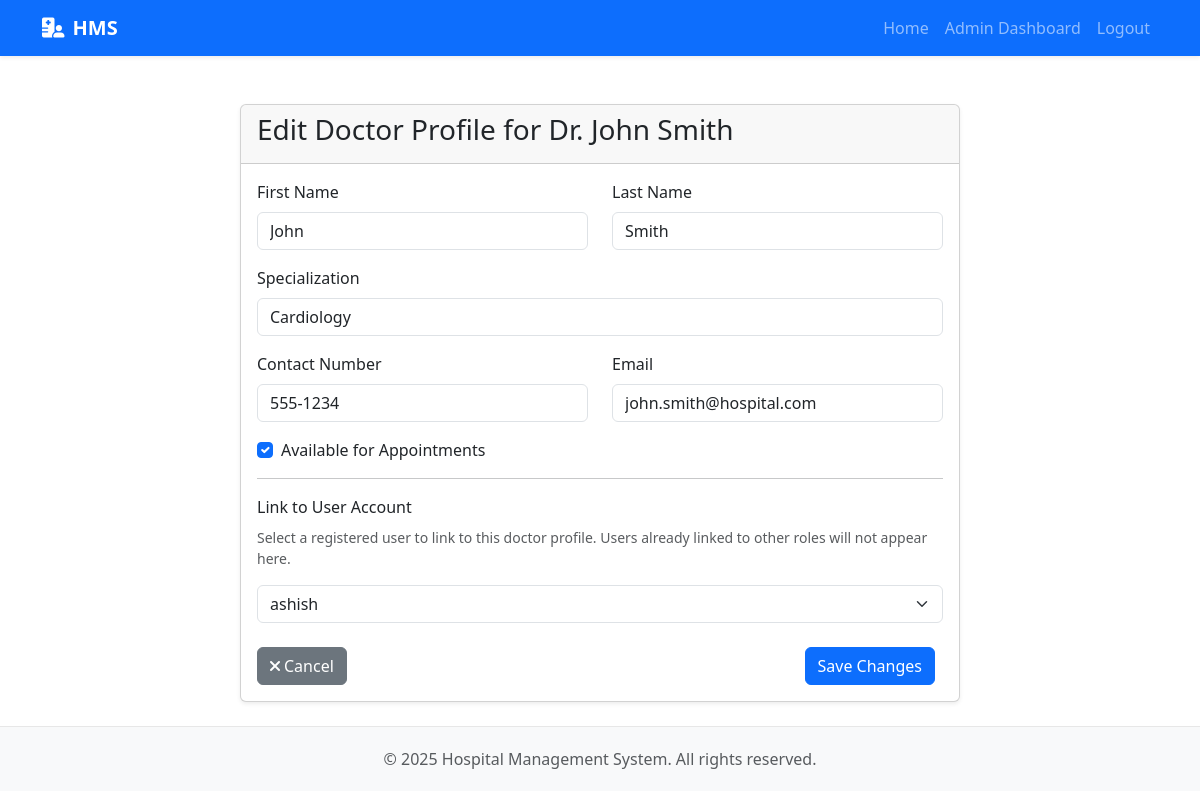
/admin/doctor/edit/1 (signed in), run on the app's committed database.
### app/models.py (models this page shows, shortened)
class Doctor(db.Model):
    id = db.Column(db.Integer, primary_key=True)
    user_id = db.Column(db.Integer, db.ForeignKey('user.id'), unique=True, nullable=True)
    first_name = db.Column(db.String(50), nullable=False)
    last_name = db.Column(db.String(50), nullable=False)
    specialization = db.Column(db.String(100), nullable=False)
    contact_number = db.Column(db.String(20))
    email = db.Column(db.String(120))
    is_available = db.Column(db.Boolean, default=True)
    appointments = db.relationship('Appointment', backref='doctor', lazy='dynamic')
    @property
    def full_name(self):
        return f"{self.first_name} {self.last_name}"

### app/routes/admin_routes.py (the view, shortened to what this page needs)
@admin_bp.route('/doctor/edit/<int:doctor_id>', methods=['GET', 'POST'])
@login_required
@admin_required
def edit_doctor(doctor_id):
    doctor = Doctor.query.get_or_404(doctor_id)
    form = EditDoctorForm(obj=doctor)
    available_users = User.query.filter(User.is_admin == False, User.doctor == None, User.patient == None).all()
    form.user_id.choices = [(u.id, u.username) for u in available_users]
    if doctor.user:
        form.user_id.choices.insert(0, (doctor.user_id, doctor.user.username))
    return render_template('admin/edit_doctor.html', form=form, doctor=doctor)

### app/routes/admin_routes.py
class EditDoctorForm(FlaskForm):
    first_name = StringField('First Name', validators=[DataRequired(), Length(max=50)])
    last_name = StringField('Last Name', validators=[DataRequired(), Length(max=50)])
    specialization = StringField('Specialization', validators=[DataRequired(), Length(max=100)])
    contact_number = StringField('Contact Number', validators=[DataRequired(), Length(max=20)])
    email = StringField('Email', validators=[DataRequired(), Email()])
    is_available = BooleanField('Available for Appointments')
    user_id = SelectField('Link to User Account', coerce=int, validators=[Optional()])
    submit = SubmitField('Save Changes')

### app/models.py (called while the page is built)
@login_manager.user_loader
def load_user(id):
    return User.query.get(int(id))

### app/routes/admin_routes.py (called while the page is built)
def admin_required(f):
    @wraps(f)
    def decorated_function(*args, **kwargs):
        if not current_user.is_admin:
            flash('You do not have permission to access this page.', 'danger')
            return redirect(url_for('auth.login'))
        return f(*args, **kwargs)
    return decorated_function

### app/templates/admin/edit_doctor.html (shortened to what this page needs)
{% extends "base.html" %}
{% block content %}
<div class="container mt-4">
    <div class="row justify-content-center">
        <div class="col-md-8">
            <div class="card shadow-sm">
                <div class="card-header">
                    <h3>Edit Doctor Profile for Dr. {{ doctor.full_name }}</h3>
                </div>
                <div class="card-body">
                    <form method="POST" action="" novalidate>
                        <div class="row">
                            <div class="col-md-6 mb-3">
                                {{ form.first_name.label(class="form-label") }}
                                {{ form.first_name(class="form-control") }}
                            </div>
                            <div class="col-md-6 mb-3">
                                {{ form.last_name.label(class="form-label") }}
                                {{ form.last_name(class="form-control") }}
                            </div>
                        </div>
                        <div class="mb-3">
                            {{ form.specialization.label(class="form-label") }}
                            {{ form.specialization(class="form-control") }}
                        </div>
                        <div class="row">
                            <div class="col-md-6 mb-3">
                                {{ form.contact_number.label(class="form-label") }}
                                {{ form.contact_number(class="form-control") }}
                            </div>
                            <div class="col-md-6 mb-3">
                                {{ form.email.label(class="form-label") }}
                                {{ form.email(class="form-control") }}
                            </div>
                        </div>
                        <div class="mb-3 form-check">
                            {{ form.is_available(class="form-check-input") }}
                            {{ form.is_available.label(class="form-check-label") }}
                        </div>
                        <hr>
                        <div class="mb-3">
                            {{ form.user_id.label(class="form-label") }}
                            <p class="text-muted small">Select a registered user to link to this doctor profile. Users already linked to other roles will not appear here.</p>
                            {{ form.user_id(class="form-select") }}
                        </div>
                        <div class="d-flex justify-content-between mt-4">
                            <a href="{{ url_for('admin.manage_doctors') }}" class="btn btn-secondary">
                                <i class="fas fa-times me-1"></i>Cancel
                            </a>
                            {{ form.submit(class="btn btn-primary") }}
                        </div>
                    </form>
                </div>
            </div>
        </div>
    </div>
</div>
{% endblock %}

### app/static/css/style.css (style rules this page uses)
body { padding-bottom: 20px; }
.card { box-shadow: 0 0.125rem 0.25rem rgba(0, 0, 0, 0.075); margin-bottom: 1.5rem; }
.card-header { font-weight: 500; }
form .btn { margin-right: 0.5rem; }
.form-label { font-weight: 500; }

### app/templates/base.html (style rules this page uses)
body { display: flex; flex-direction: column; min-height: 100vh; }

### data on the page
Doctor: full_name "John Smith", first_name "John", last_name "Smith", specialization "Cardiology", contact_number "555-1234", email "john.smith@hospital.com", is_available "☑", user_id "ashish"
